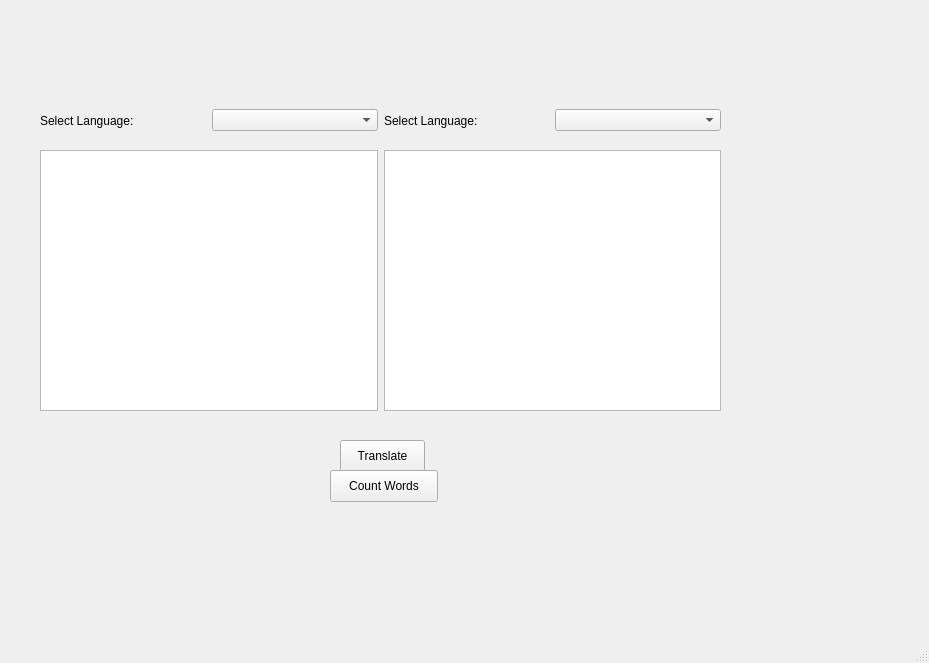
<?xml version="1.0" encoding="UTF-8"?>
<ui version="4.0">
 <class>MainWindow</class>
 <widget class="QMainWindow" name="MainWindow">
  <property name="geometry">
   <rect>
    <x>0</x>
    <y>0</y>
    <width>929</width>
    <height>663</height>
   </rect>
  </property>
  <property name="windowTitle">
   <string>MainWindow</string>
  </property>
  <widget class="QWidget" name="centralwidget">
   <widget class="QPushButton" name="pushButton_Translate">
    <property name="geometry">
     <rect>
      <x>340</x>
      <y>440</y>
      <width>85</width>
      <height>32</height>
     </rect>
    </property>
    <property name="text">
     <string>Translate</string>
    </property>
    <property name="autoDefault">
     <bool>true</bool>
    </property>
   </widget>
   <widget class="QLabel" name="label_3">
    <property name="geometry">
     <rect>
      <x>331</x>
      <y>411</y>
      <width>16</width>
      <height>16</height>
     </rect>
    </property>
    <property name="text">
     <string/>
    </property>
   </widget>
   <widget class="QWidget" name="layoutWidget">
    <property name="geometry">
     <rect>
      <x>40</x>
      <y>150</y>
      <width>681</width>
      <height>261</height>
     </rect>
    </property>
    <layout class="QHBoxLayout" name="horizontalLayout">
     <item>
      <widget class="QTextEdit" name="textEdit_1"/>
     </item>
     <item>
      <widget class="QTextEdit" name="textEdit_2"/>
     </item>
    </layout>
   </widget>
   <widget class="QWidget" name="layoutWidget">
    <property name="geometry">
     <rect>
      <x>40</x>
      <y>100</y>
      <width>681</width>
      <height>41</height>
     </rect>
    </property>
    <layout class="QHBoxLayout" name="horizontalLayout_2">
     <item>
      <widget class="QLabel" name="label">
       <property name="text">
        <string>Select Language:</string>
       </property>
      </widget>
     </item>
     <item>
      <widget class="QComboBox" name="comboBox"/>
     </item>
     <item>
      <widget class="QLabel" name="label_2">
       <property name="text">
        <string>Select Language:</string>
       </property>
      </widget>
     </item>
     <item>
      <widget class="QComboBox" name="comboBox_2"/>
     </item>
    </layout>
   </widget>
   <widget class="QPushButton" name="countButton">
    <property name="geometry">
     <rect>
      <x>330</x>
      <y>470</y>
      <width>108</width>
      <height>32</height>
     </rect>
    </property>
    <property name="text">
     <string>Count Words</string>
    </property>
   </widget>
   <widget class="QLabel" name="label_4">
    <property name="geometry">
     <rect>
      <x>130</x>
      <y>500</y>
      <width>511</width>
      <height>141</height>
     </rect>
    </property>
    <property name="text">
     <string>&lt;html&gt;&lt;head/&gt;&lt;body&gt;&lt;p&gt;&lt;img src=&quot;:/newPrefixpic/bbs.jpg&quot;/&gt;&lt;/p&gt;&lt;/body&gt;&lt;/html&gt;</string>
    </property>
   </widget>
  </widget>
  <widget class="QStatusBar" name="statusbar"/>
 </widget>
 <resources>
  <include location="../pic.qrc"/>
 </resources>
 <connections/>
</ui>
